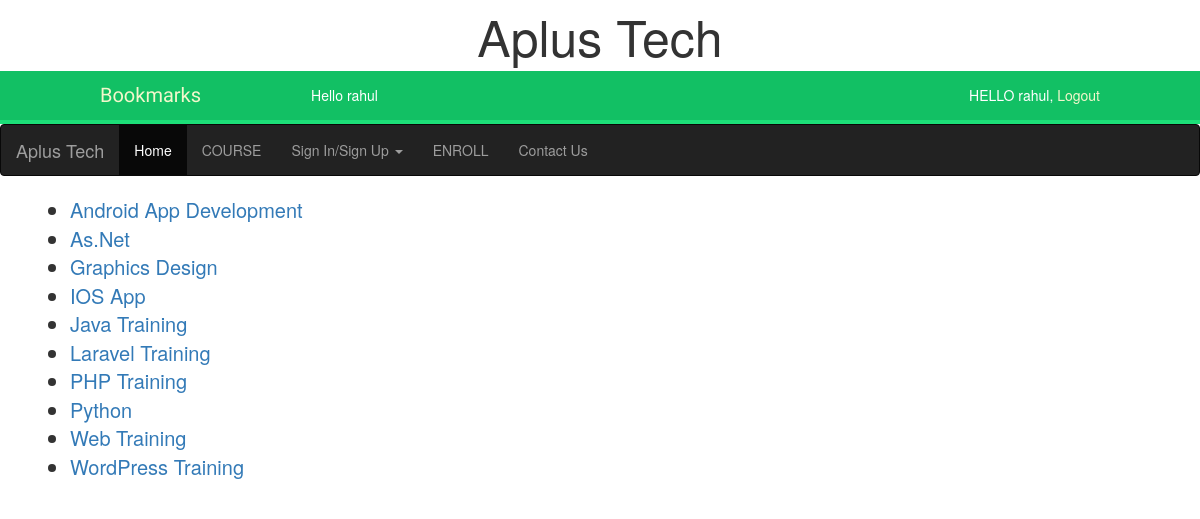
The page /list (signed in) on the database its author committed.
### course/models.py (models this page shows, shortened)
class Courses(models.Model):
	course_name = models.CharField(max_length = 250)
	course_fee = models.CharField(max_length = 250)
	course_duration = models.CharField(max_length = 250)
	course_detail = models.CharField(max_length = 2000)
	class Meta:
		ordering = ('course_name',)

### course/views.py (the view)
# urls.py: path('list', views.courselist, name = 'list'),
def courselist(request):
	clist = Courses.objects.all()
	return render(request, 'course/list.html', {'clist' : clist})

### course/templates/course/list.html (shortened to what this page needs)
{% extends 'base.html' %}
{% block content %}
	<div class="container">
			<ul>
			{% for i in clist %}
			  <li style="font-size: 20px"><a href="{% url 'course:detail' i.pk %}"> {{ i.course_name }} </a></li>
			{% endfor %}
			</ul>
	</div>
{% endblock %}

### account/templates/base.html (shortened to what this page needs)
{% load staticfiles %}
<!DOCTYPE html>
<html lang="en">
<head>
	<link rel="stylesheet" type="text/css" href="{% static 'css/account.css' %}">
  <link rel="stylesheet" href="https://maxcdn.bootstrapcdn.com/bootstrap/3.4.0/css/bootstrap.min.css">
</head>
<body>
	<header style="font-size: 50px; text-align: center;"> Aplus Tech </header>
	<div id="header">
		<span class="logo">Bookmarks</span>
		{% if request.user.is_authenticated %}
		 <ul class="menu">
		 	<li>
		 		Hello {{request.user.username}}
		 	</li>
		 </ul>
		{% endif %}
		<span class="user">
			{% if request.user.is_authenticated %}
				HELLO {{ request.user.username }},
				<a href="{% url 'account:logout' %}">Logout</a>
			{% else %}
				<a href="{% url 'account:login' %}">Log-in</a>
			{% endif %}
		</span>
	</div>
	<nav class="navbar navbar-inverse">
	  <div class="container-fluid">
	    <div class="navbar-header">
	      <a class="navbar-brand" href="{% url 'course:index' %}">Aplus Tech</a>
	    </div>
	    <ul class="nav navbar-nav">
	      <li class="active"><a href="{% url 'course:index' %}">Home</a></li>
	      <li><a href="{% url 'course:list' %}">COURSE</a></li>
		  <li class="dropdown"><a class="dropdown-toggle" data-toggle="dropdown" href="{% url 'account:login' %}">Sign In/Sign Up <span class="caret"></span></a>
	      </li>
	      <li><a href="{% url 'course:enroll' %}">ENROLL</a></li>
	      <li><a href="{% url 'contactus:contact' %}">Contact Us</a></li>
	    </ul>
	  </div>
	</nav>
	{% block content %}
	{% endblock %}
</body>
</html>

### account/static/css/account.css (style rules this page uses)
body { margin:0; padding:0; font-family:helvetica, sans-serif; }
a { color:#12c064; text-decoration:none; }
#header { padding:10px 100px; font-size:14px; background:#12c064; color:#fff; border-bottom:4px solid #1cdf78; overflow:auto; }
#header .logo { font-family: 'Muli', sans-serif; float:left; color:#f3f7cc; font-size:20px; margin-right:10%; }
#header ul.menu { list-style:none; float:left; margin:0; padding:0; }
#header ul.menu li { float:left; padding:4px 10px; }
#header a { color:#f3f7cc; }
#header .user { float:right; padding-top:4px; }

### rows shown on the page
Courses: course_name "Android App Development"
Courses: course_name "As.Net"
Courses: course_name "Graphics Design"
Courses: course_name "IOS App"
Courses: course_name "Java Training"
Courses: course_name "Laravel Training"
Courses: course_name "PHP Training"
Courses: course_name "Python"
Courses: course_name "Web Training"
Courses: course_name "WordPress Training"

### other values the page prints
{{ request.user.username }} "rahul"
